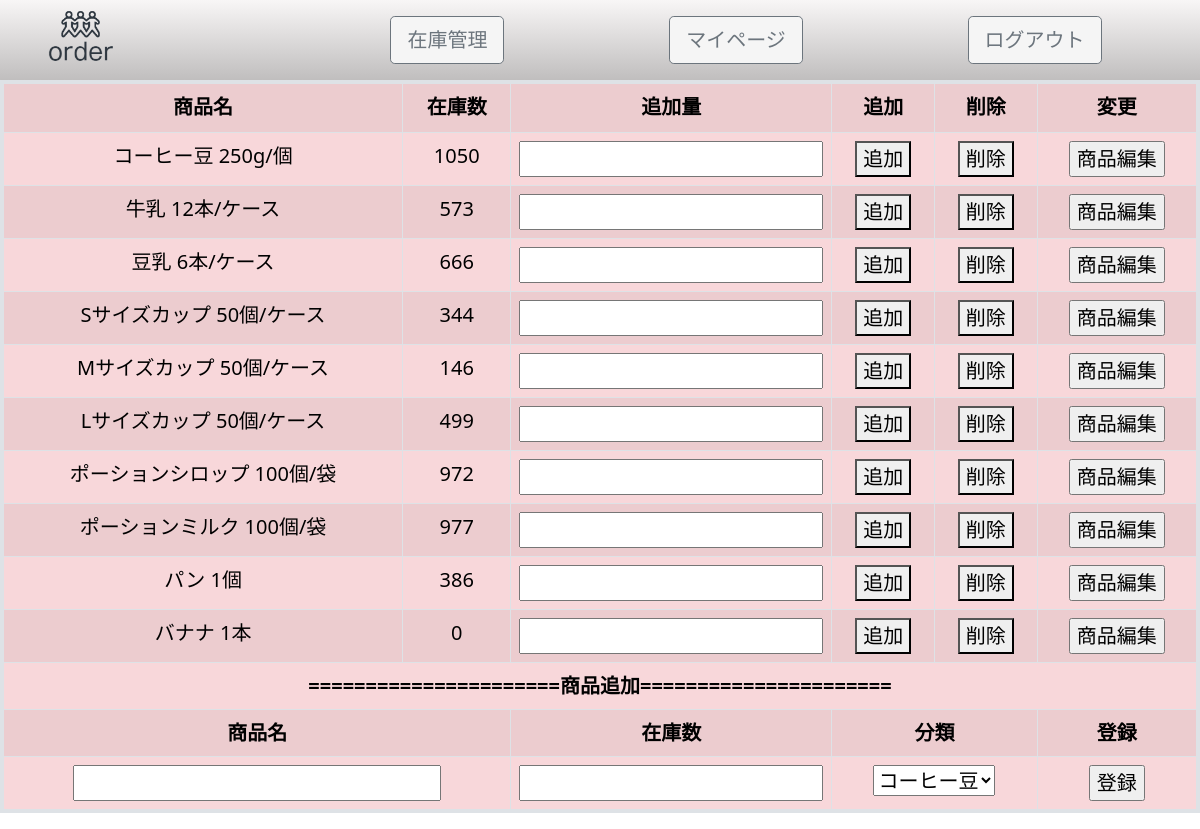
The app's page /owner_stock.php (signed in) with its own data.
### tables this page shows
CREATE TABLE `stocks` (
  `id` int(32) NOT NULL COMMENT 'システムID',
  `name` varchar(255) NOT NULL COMMENT '商品名',
  `stock_count` int(32) DEFAULT NULL COMMENT '在庫数',
  `class` int(11) NOT NULL COMMENT '分類',
  `created_at` datetime DEFAULT NULL COMMENT '登録日時',
  `updated_at` datetime NOT NULL COMMENT '更新日時'
);

### public/index.php (called while the page is built, shortened)
<?php
$parse = parse_url($_SERVER["REQUEST_URI"]);
require_once(ROOT_PATH.'Views/user'.$parse['path']);

### Controllers/StockController.php (called while the page is built, shortened)
<?php
require_once(ROOT_PATH .'/Models/Stock.php');
class StockController {
    private $Stock;
    public function __construct()
    {
        $this->Stock = new Stock();
    }
    public function stock(){
        $stock = $this->Stock->stock();
        $params = [
            'stock' => $stock
        ];
        return $params;
    }
}

### Models/Db.php (called while the page is built, shortened)
<?php
class Db {
    public function __construct($dbh = null){
        if(!$dbh) {
            try {
                $this->dbh = new PDO(
                    'mysql:dbname='.DB_NAME.
                    ';host='.DB_HOST,DB_USER,DB_PASSWD
                );
            } catch (PDOException $e) {
                echo "接続情報：Db.phpでエラー出力" . $e->getMessage() . "\n";
                exit();
            }
        } else {
            $this->dbh = $dbh;
        }
    }
}

### Models/Stock.php (called while the page is built, shortened)
<?php
    require_once(ROOT_PATH .'/Models/Db.php');
    class Stock extends Db {
        private $table = 'stocks';
        public function stock()
        {
            try{
                $sql = "SELECT * FROM ".$this->table." ORDER BY class";
                $sth = $this->dbh->prepare($sql);
                $sth->execute();
                $result = $sth->fetchAll(PDO::FETCH_ASSOC);
                return $result;
            } catch (PDOException $e){
                echo "接続失敗：Stock.php :". $e->getMessage() . "\n";
                exit;
            }
        }
    }

### Views/user/owner_stock.php (the view, shortened to what this page needs)
<?php
    require_once(ROOT_PATH .'Controllers/StockController.php');
    $stock = new StockController;
    $params = $stock->stock();
?>
<!DOCTYPE html>
<html lang="en">
<head>
    <link href="css/header.css" rel="stylesheet">
    <link href="bootstrapcss/bootstrap.min.css" rel="stylesheet">
</head>
<body>
    <?php require_once(ROOT_PATH .'Views/layout/owner_header.php') ?>
    <table class="table table-bordered table-striped table-danger border border-4 fs-5 text-center">
        <tr style="height: 50px;">
            <th>商品名</th>
            <th>在庫数</th>
            <th>追加量</th>
            <th>追加</th>
            <th>削除</th>
            <th>変更</th>
        </tr>
        <?php foreach($params['stock'] as $stock) : ?>
            <tr class="id_<?php echo $stock['id']?>">
                <td><?php echo $stock['name'] ?></td>
                <td class="stock_count<?php echo $stock['id'] ?>"><?php echo $stock['stock_count'] ?></td>
                <td class="w-25"><input class="count_<?php echo $stock['id'] ?>" type="number"></td>
                <td><button type="button" class="stock_<?php echo $stock['id'] ?>" value="<?php echo $stock['id'] ?>">追加</button></td>
                <td><button type="button" class="delete_<?php echo $stock['id']?>" value="<?php echo $stock['id']?>">削除</button></td>
                <form action="up.php" method="post">
                    <td><input type="submit" value="商品編集"></td>
                </form>
            </tr>
        <?php endforeach; ?>
        <tr>
            <th colspan="6">======================商品追加======================</th>
        </tr>
        <tr>
            <th colspan="2">商品名</th>
            <th>在庫数</th>
            <th colspan="2">分類</th>
            <th>登録</th>
        </tr>
        <tr>
            <form action="" method="post">
                <td colspan="2"><input type="text" name="name" class="w-75"></td>
                <td><input type="number" name="stock"></td>
                <td colspan="2">
                <select name="class">
                <option value="1">コーヒー豆</option>
                </td>
                <td><input type="submit" value="登録"></td>
            </form>
        </tr>
    </table>
</body>
</html>

### Views/layout/owner_header.php
<div class="header d-flex justify-content-between">
    <div class="d-flex justify-content-start w-25">
        <img src="img/logo_mini.png" alt="" class="ms-5" style="height: 70px;">
    </div>
    <div class="menu d-flex justify-content-around m-3 w-75">
        <a href="owner_stock.php" class="btn btn-lg btn-outline-secondary" role="button">在庫管理</a>
        <a href="owner.php" class="btn btn-lg btn-outline-secondary" role="button">マイページ</a>
        <a href="login.php" class="btn btn-lg btn-outline-secondary" role="button">ログアウト</a>
    </div>
</div>

### public/css/header.css (style rules this page uses)
.header { background-repeat: no-repeat; background-image: linear-gradient(rgb(248, 246, 246), rgb(192, 190, 190)); }
.menu a { background-color: whitesmoke; }

### records on screen
stocks: name "コーヒー豆 250g/個", stock_count "1050", $stock['id'] 1 (drawn)
stocks: name "牛乳 12本/ケース", stock_count "573", $stock['id'] 2 (drawn)
stocks: name "豆乳 6本/ケース", stock_count "666", $stock['id'] 3 (drawn)
stocks: name "Sサイズカップ 50個/ケース", stock_count "344", $stock['id'] 4 (drawn)
stocks: name "Mサイズカップ 50個/ケース", stock_count "146", $stock['id'] 5 (drawn)
stocks: name "Lサイズカップ 50個/ケース", stock_count "499", $stock['id'] 6 (drawn)
stocks: name "ポーションシロップ 100個/袋", stock_count "972", $stock['id'] 7 (drawn)
stocks: name "ポーションミルク 100個/袋", stock_count "977", $stock['id'] 8 (drawn)
stocks: name "パン 1個", stock_count "386", $stock['id'] 9 (drawn)
stocks: name "バナナ 1本", stock_count "0", $stock['id'] 10 (drawn)
